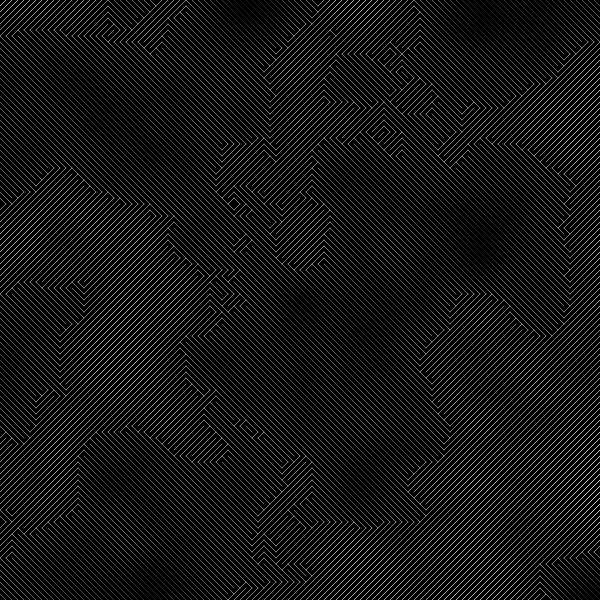
Frame 1 (no input)
Frame 2 (the mouse pressed at the canvas centre, redrawn once): identical to frame 1, image omitted

The p5.js sketch that drew this single still picture (run headless with seeded random() and noise() and a simulated clock; the mouse was pressed at the canvas centre and the sketch redrawn once):

// p5.js sketch
// ── sketch.js
var inc = 0.05;

var sizeSquared = 600;
var slashSize = 6;

function setup()
{
  createCanvas(sizeSquared, sizeSquared);
}

function draw()
{
  clear();
  background(0);

  var yoff = 0;
  for(var x = 0; x < sizeSquared; x += slashSize)
  {
    var xoff = 0;
    
    for(var y = 0; y < sizeSquared; y += slashSize)
    {
        var n = noise(xoff, yoff) * 100;

        stroke(n * 255 / 100);

        if(n < 50)
        {
          line(x, y, x + slashSize, y + slashSize);
        }
        //For added effect...
        /*
        if(n >= 0 && n < 25)
          line(x, y, x + slashSize, y + slashSize);
        else if(n >= 25 && n < 50)
          line(x + slashSize / 2, y + slashSize, x + slashSize / 2, y);
        else if(n >= 50 && n < 75)
          line(x + slashSize, y + slashSize / 2, x, y + slashSize / 2);
        */
        else
        {
          line(x, y + slashSize, x + slashSize, y);
        }

        xoff += inc;
    }

    yoff += inc;
  }

  noLoop();
}
